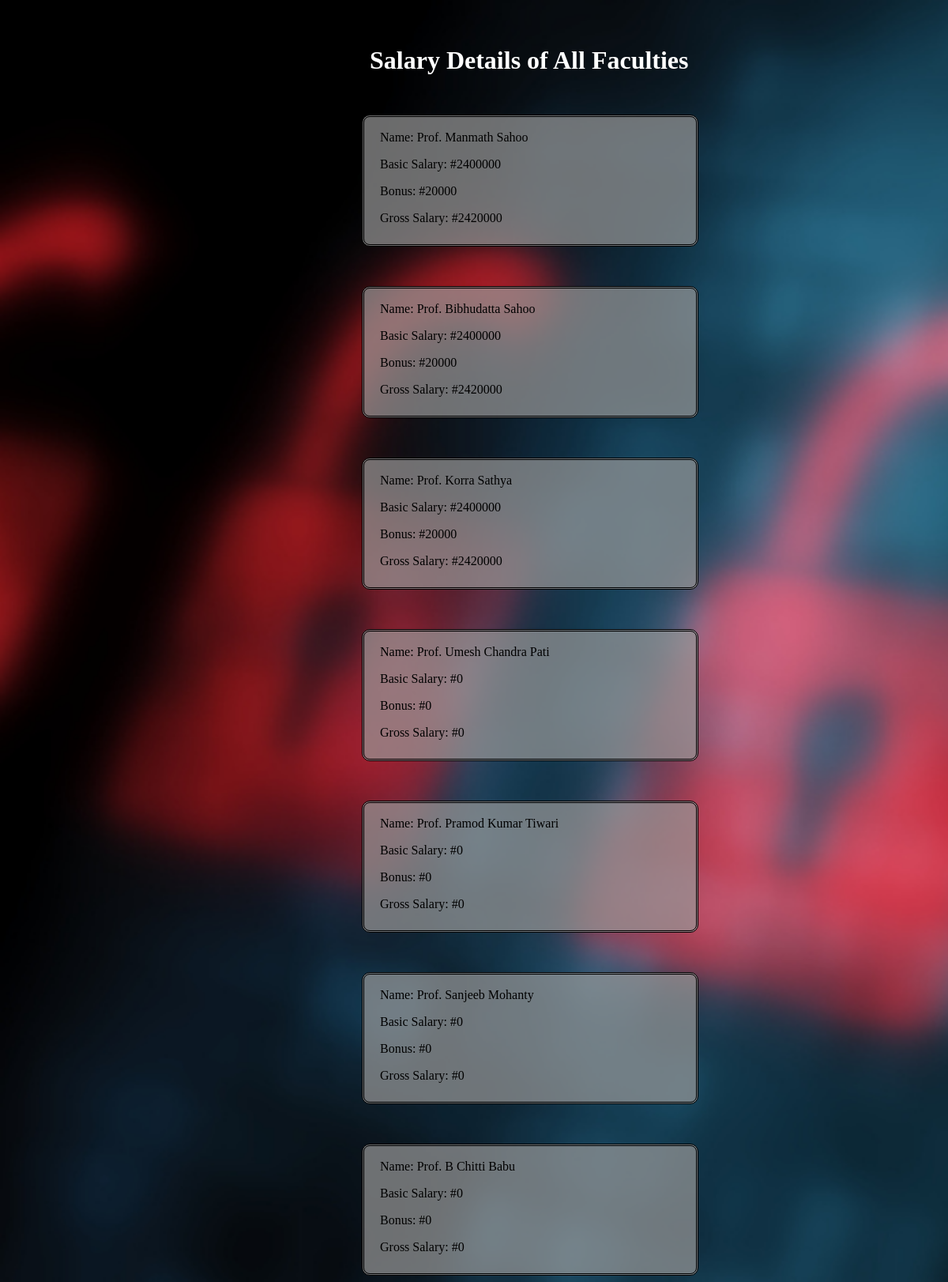
Page /salary_display.php on the committed database.
### tables this page shows
CREATE TABLE IF NOT EXISTS `salary` (
  `roll` varchar(9) NOT NULL,
  `basic` int(10) NOT NULL,
  `bonus` int(10) NOT NULL
);

CREATE TABLE IF NOT EXISTS `faculty_info` (
  `roll` varchar(9) NOT NULL,
  `name` varchar(25) NOT NULL,
  `dob` date NOT NULL,
  `sex` varchar(6) NOT NULL
);

### salary_display.php (the view, shortened to what this page needs)
<html>
<head>
</head>
<body>
<?php
$result=mysql_query("SELECT *, basic+bonus 'total' FROM salary s natural join faculty_info f");
echo "	<div id='head'>
				<h1>Salary Details of All Faculties</h1>
		</div>";
while($row=mysql_fetch_array($result))
{
echo "	<div id='container'>
			<div id='name'>
				<p>Name: Prof. ".$row['name']."</p>
			</div>
			<div id='basic'>
				<p>Basic Salary: #".$row['basic']."</p>
			</div>
			<div id='bonus'>
				<p>Bonus: #".$row['bonus']."</p>
			</div>
			<div id='total'>
				<p>Gross Salary: #".$row['total']."</p>
			</div>
		</div>";
}
?>
</body>
</html>

### salary_display.php (style rules this page uses)
body { background-image: url(lock.jpg); background-size:cover; background-repeat:no-repeat; }
#container { background:rgba(153,153,153,0.7); width:400px; height:160px; padding-left:20px; padding-top:1px; border-radius:10px; margin-top:50px; margin-left:450px; border-style:double; }
#head h1 { padding-left:460px; padding-top:50px; color:#FFF; }

### rows in the picture
salary: faculty_info.name "Manmath Sahoo", basic "2400000", bonus "20000", total "2420000"
salary: faculty_info.name "Bibhudatta Sahoo", basic "2400000", bonus "20000", total "2420000"
salary: faculty_info.name "Korra Sathya", basic "2400000", bonus "20000", total "2420000"
salary: faculty_info.name "Umesh Chandra Pati", basic "0", bonus "0", total "0"
salary: faculty_info.name "Pramod Kumar Tiwari", basic "0", bonus "0", total "0"
salary: faculty_info.name "Sanjeeb Mohanty", basic "0", bonus "0", total "0"
salary: faculty_info.name "B Chitti Babu", basic "0", bonus "0", total "0"
